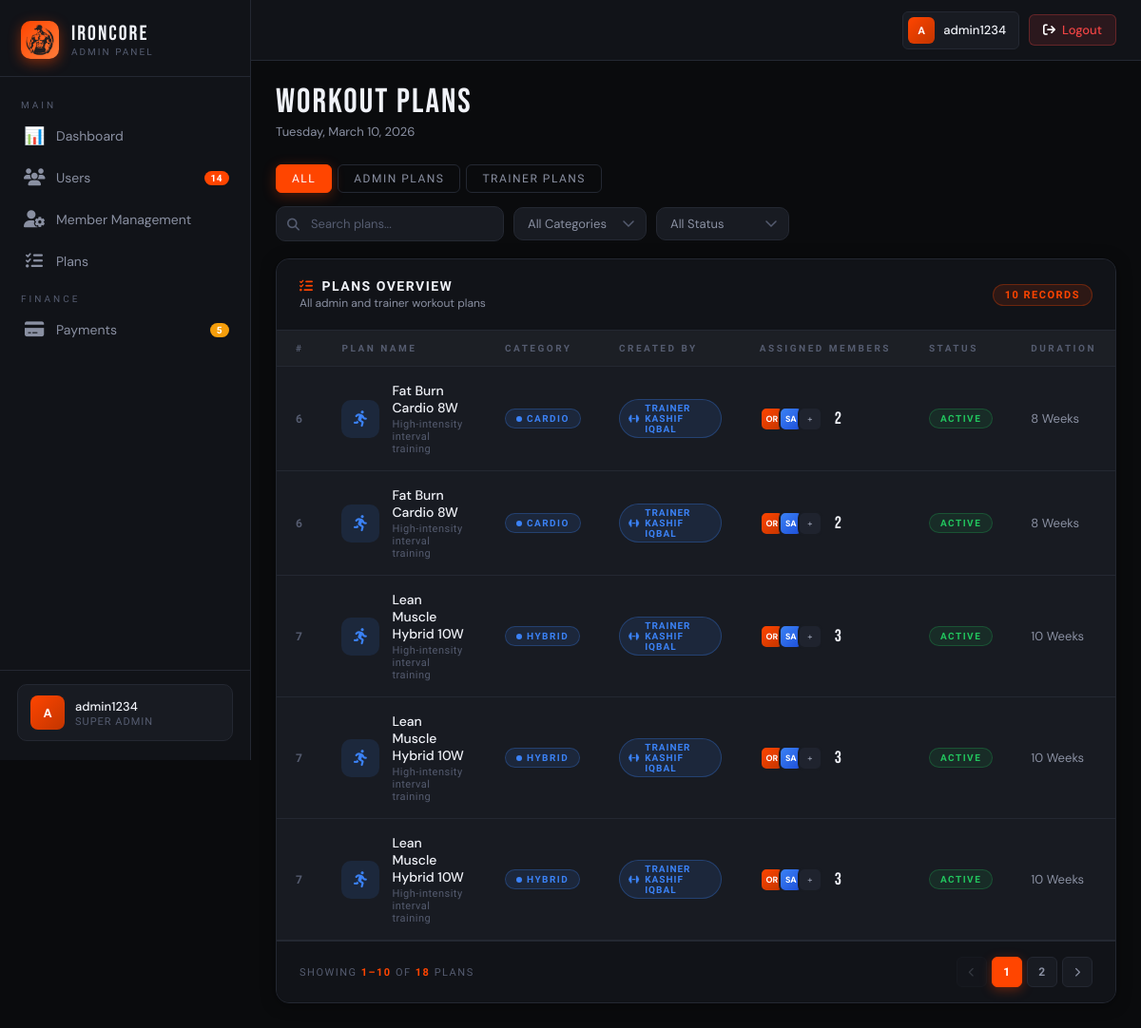
/pages/admin/admin-plans.php (signed in), run on the app's committed database.
### tables this page shows
CREATE TABLE `plan` (
  `id` int(11) NOT NULL,
  `plan_name` varchar(55) NOT NULL,
  `category` enum('Strength','Cardio','Hybrid','Rehab') NOT NULL,
  `days` varchar(255) NOT NULL,
  `plan_status` int(11) NOT NULL DEFAULT 1,
  `duration` int(11) NOT NULL,
  `trainer_id` int(11) NOT NULL,
  `created_at` timestamp NOT NULL DEFAULT current_timestamp()
);

CREATE TABLE `users` (
  `id` int(11) NOT NULL,
  `fullname` varchar(55) NOT NULL,
  `username` varchar(55) NOT NULL,
  `email` varchar(55) NOT NULL,
  `pwd` varchar(255) NOT NULL,
  `role` int(11) DEFAULT NULL,
  `status` int(11) DEFAULT 1,
  `trainer_id` int(11) DEFAULT NULL,
  `fee` int(255) DEFAULT NULL,
  `trainerPay` int(255) DEFAULT NULL,
  `created_at` timestamp NOT NULL DEFAULT curdate()
);

CREATE TABLE `status` (
  `id` int(11) NOT NULL,
  `status` varchar(55) NOT NULL
);

### includes/middleware.php (called while the page is built, shortened)
<?php
class auth
{
    private $allowed_rules = [];
    public function __construct($roles = [])
    {
        $this->allowed_rules = $roles;
    }
    private function handle()
    {
        foreach ($this->allowed_rules as $role) {
            if (isset($_SESSION[$role])) {
                $allowed = true;
                break;
            }
        }
    }
    public function show_name()
    {
        if (isset($_SESSION['username'])) {
            $show = $_SESSION['username'];
            return $show;
        }
    }
}
?>

### includes/model.php (called while the page is built, shortened)
<?php
class model
{
    public $conn;
    public function __construct($conn)
    {
        $this->conn = $conn;
    }
    public function fetch_records($table, $columns = ['*'], $join = "", $conditions = [], $limit = null, $offset = 0)
    {
        $table = preg_replace('/[^a-zA-Z0-9_]/', '', $table);
        $cols = implode(', ', $columns);
        $sql = "SELECT $cols FROM `$table`";
        if (!empty($join)) {
            $sql .= " $join";
        }
        $stmt = $this->conn->prepare($sql);
        $stmt->execute();
        $result = $stmt->get_result();
        $data = [];
        while ($row = $result->fetch_assoc()) {
            $data[] = $row;
        }
        return $data;
    }
}
?>

### pages/admin/admin-plans.php (the view, shortened to what this page needs)
<?php
require_once './includes/middleware.php';
require_once './includes/model.php';
$auth = new auth(['admin']);
$db = new database();
$conn = $db->connection();
$controller = new controller($conn);
$controller->markPendingPayments();
$join = "
INNER JOIN users AS trainer ON trainer.id = plan.trainer_id
INNER JOIN role ON trainer.role = role.id
INNER JOIN status ON plan.plan_status = status.id
LEFT JOIN plan_clients ON plan_clients.plan_id = plan.id
";
$columns = [
    'plan.*',
    'trainer.fullname AS trainer_name',
    'trainer.id AS trainer_id',
    'role.role AS role_name',
    'status.status AS status_name',
    '(SELECT COUNT(*) FROM plan_clients WHERE plan_clients.plan_id = plan.id) AS total_clients'
];
$plan_fetching = $controller->fetch_records('plan', $columns, $join);
?>
<!DOCTYPE html>
<html lang="en">
<head>
    <link rel="stylesheet" href="./css/style.css">
    <link rel="stylesheet" href="https://cdnjs.cloudflare.com/ajax/libs/font-awesome/6.4.2/css/all.min.css">
</head>
<body>
    <?php require_once 'sidebar.php'; ?>
    <div class="main-area">
        <header class="topbar">
            <div class="topbar-right">
                <?php
                $name = $auth->show_name();
                $names = explode(' ', $name);
                $initials = strtoupper(substr($names[0], 0, 1) . (isset($names[1]) ? substr($names[1], 0, 1) : ''));
                ?>
                <div class="topbar-profile">
                    <div class="avatar avatar-sm" style="width:28px;height:28px;font-size:11px;border-radius:6px;">
                        <?php echo $initials; ?>
                    </div>
                    <span class="tp-name"><?php echo $name; ?></span>
                </div>
                <button class="logout-btn" onclick="doLogout()">
                    <i class="fa-solid fa-arrow-right-from-bracket" style="color: rgba(255, 255, 255, 1.00);"></i>
                    <span>Logout</span>
                </button>
            </div>
        </header>
        <div class="page-area">
            <div class="page-header anim-fade-up">
                <div class="page-title-block">
                    <div class="title">Workout Plans</div>
                    <div class="subtitle" id="todayDate">Loading date...</div>
                </div>
            </div>
            <div class="plans-toolbar anim-fade-up anim-d1">
                <div class="plans-toolbar-left">
                    <div class="tab-group">
                        <button class="tab active" onclick="filterTab(this,'all')">All</button>
                        <button class="tab" onclick="filterTab(this,'admin')">Admin Plans</button>
                        <button class="tab" onclick="filterTab(this,'trainer')">Trainer Plans</button>
                    </div>
                </div>
                <div class="plans-toolbar-right">
                    <div class="plans-search">
                        <input type="text" id="planSearch" placeholder="Search plans..."
                            oninput="searchPlans(this.value)" />
                    </div>
                    <select class="filter-select" onchange="filterCategory(this.value)">
                        <option value="">All Categories</option>
                    </select>
                    <select class="filter-select" onchange="filterStatus(this.value)">
                        <option value="">All Status</option>
                    </select>
                </div>
            </div>
            <div class="plans-card anim-fade-up anim-d2">
                <div class="plans-card-header">
                    <div>
                        <div class="plans-card-title"><i class="fa-solid fa-list-check"></i> Plans Overview</div>
                        <div class="plans-card-subtitle">All admin and trainer workout plans</div>
                    </div>
                    <span class="record-count-badge" id="recordCount">10 Records</span>
                </div>
                <div class="table-responsive">
                    <table class="plans-table" id="plansTable">
                        <thead>
                            <tr>
                                <th>#</th>
                                <th>Plan Name</th>
                                <th class="col-cat">Category</th>
                                <th class="col-role">Created By</th>
                                <th>Assigned Members</th>
                                <th class="col-status">Status</th>
                                <th>Duration</th>
                            </tr>
                        </thead>
                        <tbody id="plansBody">
                            <?php foreach ($plan_fetching as $row) { ?>
                                <tr data-role="trainer" data-cat="cardio" data-status="active">
                                    <td><span
                                            style="font-family:'Rajdhani',sans-serif;font-size:12px;color:var(--text-dim);font-weight:700;">
                                        <?php echo $row['id']; ?></span>
                                    </td>
                                    <td>
                                        <div class="plan-name-cell">
                                            <div class="plan-icon-box blue"><i class="fa-solid fa-person-running"></i></div>
                                            <div>
                                                <div class="plan-name-text"><?php echo $row['plan_name']; ?></div>
                                                <div class="plan-name-sub">High-intensity interval training</div>
                                            </div>
                                        </div>
                                    </td>
                                    <td class="col-cat"><span
                                            class="cat-badge cat-cardio"><?php echo $row['category']; ?></span></td>
                                    <td class="col-role"><span class="role-tag role-trainer"><i class="fa-solid fa-dumbbell"
                                                style="font-size:9px;"></i> Trainer
                                            <?php echo $row['trainer_name']; ?></span></td>
                                    <td>
                                        <div class="members-cell">
                                            <div class="mini-avatars">
                                                <div class="mini-av">OR</div>
                                                <div class="mini-av">SA</div>
                                                <div class="mini-av-more">+</div>
                                            </div><span class="members-count"><?php echo $row['total_clients']; ?></span>
                                        </div>
                                    </td>
                                    <td class="col-status"><span
                                            class="status-badge status-active"><?php echo $row['status_name']; ?></span>
                                    </td>
                                    <td><span style="font-size:13px;color:var(--text-sec);"><?php echo $row['duration']; ?>
                                            Weeks</span></td>
                                </tr>
                            <?php } ?>
                        </tbody>
                    </table>
                </div>
                <div class="plans-pagination">
                    <div class="pag-info">Showing <span>1–10</span> of <span>18</span> plans</div>
                    <div class="pag-controls">
                        <button class="pag-btn" disabled><i class="fa-solid fa-chevron-left"
                                style="font-size:10px;"></i></button>
                        <button class="pag-btn active">1</button>
                        <button class="pag-btn">2</button>
                        <button class="pag-btn"><i class="fa-solid fa-chevron-right"
                                style="font-size:10px;"></i></button>
                    </div>
                </div>
            </div>
        </div>
    </div>
</body>
</html>

### data on the page
plan: id "6", plan_name "Fat Burn Cardio 8W", category "CARDIO", users.fullname "KASHIF IQBAL", total_clients "2", status.status "ACTIVE", duration "8"
plan: id "7", plan_name "Lean Muscle Hybrid 10W", category "HYBRID", users.fullname "KASHIF IQBAL", total_clients "3", status.status "ACTIVE", duration "10"

### other printed values
$total_users "14"
$initials "A"
$auth->show_name() "admin1234"
$name "admin1234"
